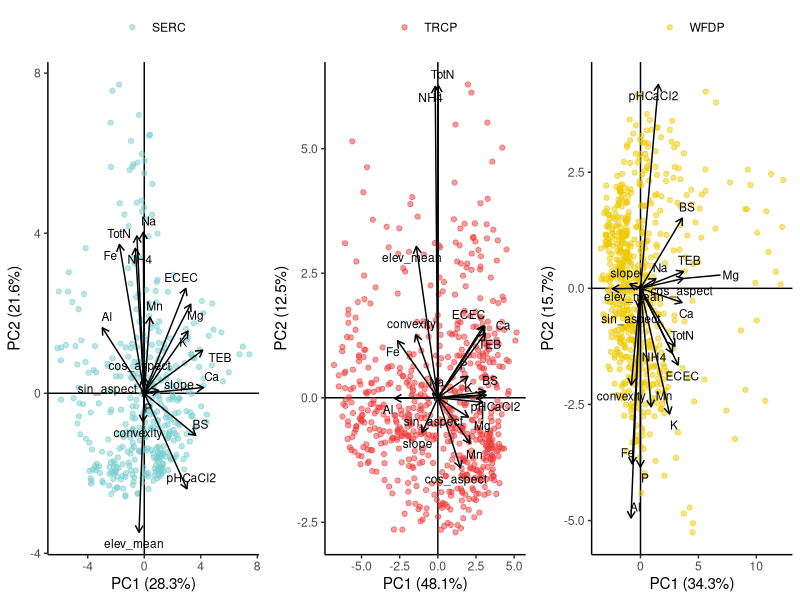

Recreate this plot in R.
library(tidyverse)

#### create PCAs of env. characteristics for each plot ####

env <- read.csv("output/all_env.csv") 

#SERC
serc_pc_in <- env %>% 
  filter(site == "SERC") %>% 
  pivot_wider(names_from = variable, values_from = vals)

serc_pca <- prcomp(serc_pc_in %>% select(-site, -quadrat, -gx, -gy, -aspect), center = T, scale. = T)

serc_points <- bind_cols(serc_pc_in %>% select(quadrat, site), PC1 =  serc_pca$x[,c(1)], PC2 = serc_pca$x[,2], PC3 = serc_pca$x[,3])

serc_loadings <- as.data.frame(serc_pca$rotation) %>% 
  mutate(env = row.names(.)) %>% 
  mutate(site = "SERC")

#WFDP
WFDP_pc_in <- env %>% 
  filter(site == "WFDP") %>% 
  pivot_wider(names_from = variable, values_from = vals)

WFDP_pca <- prcomp(WFDP_pc_in %>% select(-site, -quadrat, -gx, -gy, -aspect), center = T, scale. = T)

WFDP_points <- bind_cols(WFDP_pc_in %>% select(quadrat, site), PC1 =  WFDP_pca$x[,c(1)], PC2 = WFDP_pca$x[,2], PC3 = WFDP_pca$x[,3])

WFDP_loadings <- as.data.frame(WFDP_pca$rotation) %>% 
  mutate(env = row.names(.)) %>% 
  mutate(site = "WFDP")

#TRCP
TRCP_pc_in <- env %>% 
  filter(site == "TRCP") %>% 
  pivot_wider(names_from = variable, values_from = vals)

TRCP_pca <- prcomp(TRCP_pc_in %>% select(-site, -quadrat, -gx, -gy, -aspect), center = T, scale. = T)

TRCP_points <- bind_cols(TRCP_pc_in %>% select(quadrat, site), PC1 =  TRCP_pca$x[,c(1)], PC2 = TRCP_pca$x[,2], PC3 = TRCP_pca$x[,3])

TRCP_loadings <- as.data.frame(TRCP_pca$rotation) %>% 
  mutate(env = row.names(.)) %>% 
  mutate(site = "TRCP")

all_points <- bind_rows(serc_points, WFDP_points, TRCP_points)
all_loadings <- bind_rows(serc_loadings, WFDP_loadings, TRCP_loadings)

all_loadings_table <- all_loadings %>% 
  select(site, env, PC1, PC2) %>% 
  pivot_longer(cols = c(PC1, PC2), names_to = "PC", values_to = "vals") %>% 
  mutate(name = paste(PC, site)) %>% 
  select(-site, -PC) %>% 
  pivot_wider(names_from = name, values_from = vals)
  

write.csv(all_loadings_table, file = "output/all_env_rotation.csv",
          row.names = F)
  
  
summary(serc_pca)
summary(TRCP_pca)
summary(WFDP_pca)

write.csv(all_points, file = "output/pca_points.csv")
write.csv(all_loadings, file = "output/pca_loadings.csv")

serc <- ggplot() +
  geom_hline(aes(yintercept = 0)) +
  geom_vline(aes(xintercept = 0)) +
  geom_point(data = serc_points %>% mutate(site = "SERC"), aes(x = PC1, y = PC2, color = site), alpha = 0.5) +
  geom_segment(aes(x = 0, y = 0, xend = PC1*10, yend = PC2*10), data = serc_loadings, arrow=arrow(length=unit(0.2,"cm"))) +
  ggrepel::geom_text_repel(data=serc_loadings, aes(x=PC1*10, y=PC2*10, label=env), size = 3) +
  theme_classic() +
  theme(legend.position = "top",
        legend.title = element_blank()) +
  scale_color_manual(values = "darkslategray3") +
  xlab(paste("PC1 (", round(summary(serc_pca)$importance[2]*100, 1), "%", ")", sep = "")) +
  ylab(paste("PC2 (", round(summary(serc_pca)$importance[5]*100, 1), "%", ")", sep = ""))

trcp <- ggplot() +
  geom_hline(aes(yintercept = 0)) +
  geom_vline(aes(xintercept = 0)) +
  geom_point(data = TRCP_points %>% mutate(site = "TRCP"), aes(x = PC1, y = PC2, color = site), alpha = 0.5) +
  geom_segment(aes(x = 0, y = 0, xend = PC1*10, yend = PC2*10), data = TRCP_loadings, arrow=arrow(length=unit(0.2,"cm"))) +
  ggrepel::geom_text_repel(data=TRCP_loadings, aes(x=PC1*10, y=PC2*10, label=env), size =3) +
  theme_classic() +
  theme(legend.position = "top",
        legend.title = element_blank()) +
  scale_color_manual(values = "brown2") +
  xlab(paste("PC1 (", round(summary(TRCP_pca)$importance[2]*100, 1), "%", ")", sep = "")) +
  ylab(paste("PC2 (", round(summary(TRCP_pca)$importance[5]*100, 1), "%", ")", sep = ""))

wfdp <- ggplot() +
  geom_hline(aes(yintercept = 0)) +
  geom_vline(aes(xintercept = 0)) +
  geom_point(data = WFDP_points %>% mutate(site = "WFDP"), aes(x = PC1, y = PC2, color = site), alpha = 0.5) +
  geom_segment(aes(x = 0, y = 0, xend = PC1*10, yend = PC2*10), data = WFDP_loadings, arrow=arrow(length=unit(0.2,"cm"))) +
  ggrepel::geom_text_repel(data=WFDP_loadings, aes(x=PC1*10, y=PC2*10, label=env), size = 3) +
  theme_classic() +
  theme(legend.position = "top",
        legend.title = element_blank()) +
  scale_color_manual(values = "gold2") +
  xlab(paste("PC1 (", round(summary(WFDP_pca)$importance[2]*100, 1), "%", ")", sep = "")) +
  ylab(paste("PC2 (", round(summary(WFDP_pca)$importance[5]*100, 1), "%", ")", sep = "")) 

env_pca_plot <- ggpubr::ggarrange(serc, trcp, wfdp, ncol = 3, common.legend = F)

jpeg(file = "output/env_pca_plot.jpeg",
     width = 12,
     height = 4,
     unit = "in",
     res = 400)
env_pca_plot
dev.off()
